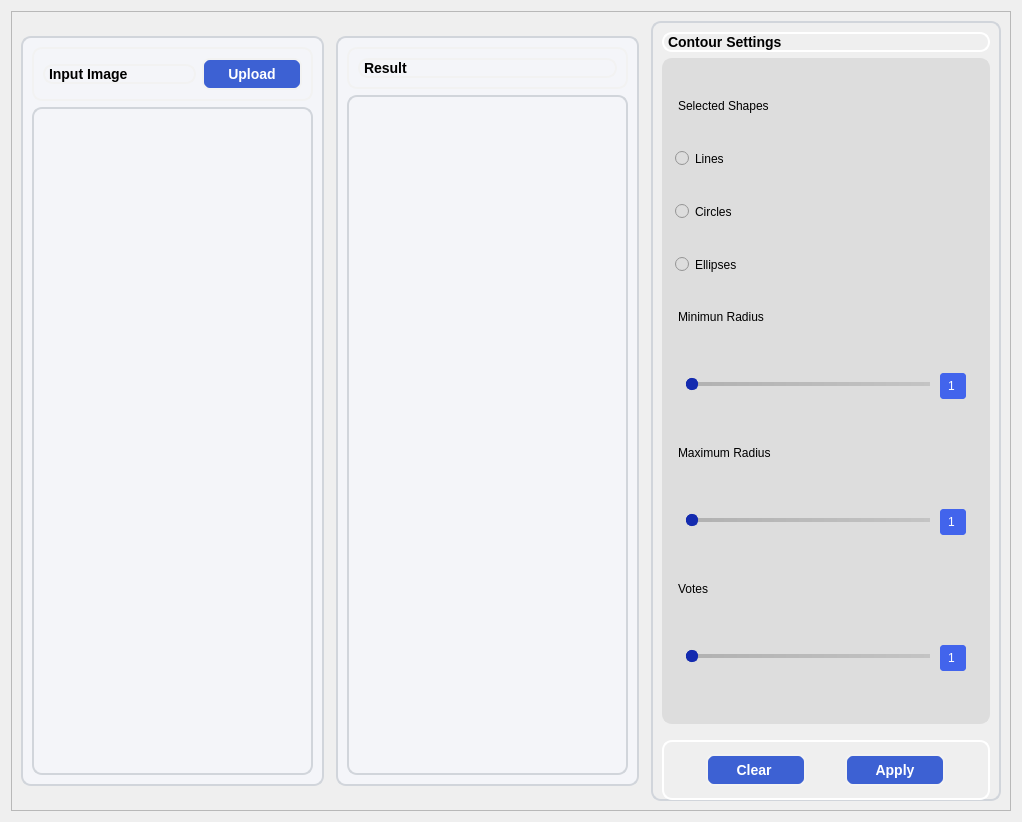
      <widget class="QWidget" name="tab_2">
       <attribute name="title">
        <string>Hough</string>
       </attribute>
       <layout class="QGridLayout" name="gridLayout">
        <item row="0" column="0">
         <widget class="QFrame" name="frame_30">
          <property name="minimumSize">
           <size>
            <width>1000</width>
            <height>800</height>
           </size>
          </property>
          <property name="maximumSize">
           <size>
            <width>2000</width>
            <height>16777215</height>
           </size>
          </property>
          <property name="frameShape">
           <enum>QFrame::StyledPanel</enum>
          </property>
          <property name="frameShadow">
           <enum>QFrame::Raised</enum>
          </property>
          <layout class="QHBoxLayout" name="horizontalLayout_16">
           <property name="spacing">
            <number>12</number>
           </property>
           <item>
            <widget class="QFrame" name="frame_34">
             <property name="minimumSize">
              <size>
               <width>300</width>
               <height>0</height>
              </size>
             </property>
             <property name="maximumSize">
              <size>
               <width>650</width>
               <height>750</height>
              </size>
             </property>
             <property name="styleSheet">
              <string notr="true">background-color:#F4F5F9;
border-radius:10px;
border : 2px solid #D1D5DB; </string>
             </property>
             <property name="frameShape">
              <enum>QFrame::StyledPanel</enum>
             </property>
             <property name="frameShadow">
              <enum>QFrame::Raised</enum>
             </property>
             <layout class="QGridLayout" name="gridLayout_8">
              <item row="1" column="0">
               <widget class="QLabel" name="inputImage_hough">
                <property name="styleSheet">
                 <string notr="true"/>
                </property>
                <property name="text">
                 <string/>
                </property>
               </widget>
              </item>
              <item row="0" column="0">
               <widget class="QFrame" name="frame_35">
                <property name="sizePolicy">
                 <sizepolicy hsizetype="Preferred" vsizetype="Fixed">
                  <horstretch>0</horstretch>
                  <verstretch>0</verstretch>
                 </sizepolicy>
                </property>
                <property name="styleSheet">
                 <string notr="true">border : 2px solid #F2F2F2; </string>
                </property>
                <property name="frameShape">
                 <enum>QFrame::StyledPanel</enum>
                </property>
                <property name="frameShadow">
                 <enum>QFrame::Raised</enum>
                </property>
                <layout class="QHBoxLayout" name="horizontalLayout_29">
                 <item>
                  <widget class="QLabel" name="label_2">
                   <property name="sizePolicy">
                    <sizepolicy hsizetype="Preferred" vsizetype="Fixed">
                     <horstretch>0</horstretch>
                     <verstretch>0</verstretch>
                    </sizepolicy>
                   </property>
                   <property name="styleSheet">
                    <string notr="true">color: rgb(0, 0, 0);
font-weight: bold;
font-size: 14px;</string>
                   </property>
                   <property name="text">
                    <string>Input Image</string>
                   </property>
                  </widget>
                 </item>
                 <item>
                  <widget class="QPushButton" name="houghUpload_button">
                   <property name="minimumSize">
                    <size>
                     <width>60</width>
                     <height>28</height>
                    </size>
                   </property>
                   <property name="maximumSize">
                    <size>
                     <width>100</width>
                     <height>16777215</height>
                    </size>
                   </property>
                   <property name="font">
                    <font>
                     <pointsize>-1</pointsize>
                     <weight>75</weight>
                     <bold>true</bold>
                    </font>
                   </property>
                   <property name="styleSheet">
                    <string notr="true">QPushButton {
    background-color: #3D61D3;  /* Same as ComboBox */
    border-radius: 8px;
    color: white;
    border: 2px solid #F2F2F2;
    padding: 6px 12px;
    font-size: 14px;
    font-weight: bold;
    transition: background-color 0.3s ease-in-out;
}

/* Hover effect */
QPushButton:hover {
    background-color: #2C4ABF; /* Slightly darker blue */
}

/* Pressed effect */
QPushButton:pressed {
    background-color: #1F3A93; /* Even darker for press */
}
</string>
                   </property>
                   <property name="text">
                    <string>Upload</string>
                   </property>
                  </widget>
                 </item>
                </layout>
               </widget>
              </item>
             </layout>
            </widget>
           </item>
           <item>
            <widget class="QFrame" name="frame_36">
             <property name="minimumSize">
              <size>
               <width>300</width>
               <height>0</height>
              </size>
             </property>
             <property name="maximumSize">
              <size>
               <width>650</width>
               <height>750</height>
              </size>
             </property>
             <property name="styleSheet">
              <string notr="true">background-color:#F4F5F9;
border-radius:10px;
border : 2px solid #D1D5DB; </string>
             </property>
             <property name="frameShape">
              <enum>QFrame::StyledPanel</enum>
             </property>
             <property name="frameShadow">
              <enum>QFrame::Raised</enum>
             </property>
             <layout class="QGridLayout" name="gridLayout_9">
              <item row="0" column="0">
               <widget class="QFrame" name="frame_37">
                <property name="sizePolicy">
                 <sizepolicy hsizetype="Preferred" vsizetype="Fixed">
                  <horstretch>0</horstretch>
                  <verstretch>0</verstretch>
                 </sizepolicy>
                </property>
                <property name="styleSheet">
                 <string notr="true">border : 2px solid #F2F2F2; </string>
                </property>
                <property name="frameShape">
                 <enum>QFrame::StyledPanel</enum>
                </property>
                <property name="frameShadow">
                 <enum>QFrame::Raised</enum>
                </property>
                <layout class="QHBoxLayout" name="horizontalLayout_34">
                 <item>
                  <widget class="QLabel" name="label_33">
                   <property name="sizePolicy">
                    <sizepolicy hsizetype="Preferred" vsizetype="Fixed">
                     <horstretch>0</horstretch>
                     <verstretch>0</verstretch>
                    </sizepolicy>
                   </property>
                   <property name="styleSheet">
                    <string notr="true">color: rgb(0, 0, 0);
font-weight: bold;
font-size: 14px;</string>
                   </property>
                   <property name="text">
                    <string>Result</string>
                   </property>
                  </widget>
                 </item>
                </layout>
               </widget>
              </item>
              <item row="1" column="0">
               <widget class="QLabel" name="resultImage_hough">
                <property name="styleSheet">
                 <string notr="true"/>
                </property>
                <property name="text">
                 <string/>
                </property>
               </widget>
              </item>
             </layout>
            </widget>
           </item>
           <item>
            <widget class="QFrame" name="frame_38">
             <property name="minimumSize">
              <size>
               <width>350</width>
               <height>0</height>
              </size>
             </property>
             <property name="maximumSize">
              <size>
               <width>300</width>
               <height>16777215</height>
              </size>
             </property>
             <property name="styleSheet">
              <string notr="true">
font: 10pt &quot;MS Shell Dlg 2&quot;;
border-radius:10px;
border : 2px solid #D1D5DB; </string>
             </property>
             <property name="frameShape">
              <enum>QFrame::StyledPanel</enum>
             </property>
             <property name="frameShadow">
              <enum>QFrame::Raised</enum>
             </property>
             <layout class="QVBoxLayout" name="verticalLayout_8">
              <item>
               <widget class="QLabel" name="label_10">
                <property name="sizePolicy">
                 <sizepolicy hsizetype="Preferred" vsizetype="Fixed">
                  <horstretch>0</horstretch>
                  <verstretch>0</verstretch>
                 </sizepolicy>
                </property>
                <property name="font">
                 <font>
                  <family>MS Shell Dlg 2</family>
                  <pointsize>-1</pointsize>
                  <weight>75</weight>
                  <italic>false</italic>
                  <bold>true</bold>
                 </font>
                </property>
                <property name="styleSheet">
                 <string notr="true">color: rgb(0, 0, 0);
font-weight: bold;
font-size: 14px;
border : 2px solid #FFFFFF; </string>
                </property>
                <property name="text">
                 <string>Contour Settings</string>
                </property>
               </widget>
              </item>
              <item>
               <widget class="QFrame" name="frame_39">
                <property name="styleSheet">
                 <string notr="true">background-color: rgb(221, 221, 221);
border : 2px solid #DDDDDD; 
border-radius:10px;</string>
                </property>
                <property name="frameShape">
                 <enum>QFrame::StyledPanel</enum>
                </property>
                <property name="frameShadow">
                 <enum>QFrame::Raised</enum>
                </property>
                <layout class="QVBoxLayout" name="verticalLayout">
                 <item>
                  <widget class="QLabel" name="label_18">
                   <property name="sizePolicy">
                    <sizepolicy hsizetype="Preferred" vsizetype="Fixed">
                     <horstretch>0</horstretch>
                     <verstretch>0</verstretch>
                    </sizepolicy>
                   </property>
                   <property name="font">
                    <font>
                     <family>MS Shell Dlg 2</family>
                     <pointsize>9</pointsize>
                     <weight>9</weight>
                     <italic>false</italic>
                     <bold>false</bold>
                    </font>
                   </property>
                   <property name="styleSheet">
                    <string notr="true">color: rgb(0, 0, 0);
font: 75 9pt &quot;MS Shell Dlg 2&quot;;</string>
                   </property>
                   <property name="text">
                    <string>Selected Shapes</string>
                   </property>
                  </widget>
                 </item>
                 <item>
                  <widget class="QRadioButton" name="lines_radioButton">
                   <property name="text">
                    <string>Lines</string>
                   </property>
                  </widget>
                 </item>
                 <item>
                  <widget class="QRadioButton" name="circles_radioButton">
                   <property name="text">
                    <string>Circles</string>
                   </property>
                  </widget>
                 </item>
                 <item>
                  <widget class="QRadioButton" name="ellipses_radioButton">
                   <property name="text">
                    <string>Ellipses</string>
                   </property>
                  </widget>
                 </item>
                 <item>
                  <widget class="QLabel" name="label_30">
                   <property name="sizePolicy">
                    <sizepolicy hsizetype="Preferred" vsizetype="Fixed">
                     <horstretch>0</horstretch>
                     <verstretch>0</verstretch>
                    </sizepolicy>
                   </property>
                   <property name="font">
                    <font>
                     <family>MS Shell Dlg 2</family>
                     <pointsize>9</pointsize>
                     <weight>9</weight>
                     <italic>false</italic>
                     <bold>false</bold>
                    </font>
                   </property>
                   <property name="styleSheet">
                    <string notr="true">color: rgb(0, 0, 0);
font: 75 9pt &quot;MS Shell Dlg 2&quot;;
</string>
                   </property>
                   <property name="text">
                    <string>Minimun Radius</string>
                   </property>
                  </widget>
                 </item>
                 <item>
                  <widget class="QFrame" name="frame_45">
                   <property name="maximumSize">
                    <size>
                     <width>16777215</width>
                     <height>50</height>
                    </size>
                   </property>
                   <property name="styleSheet">
                    <string notr="true"/>
                   </property>
                   <property name="frameShape">
                    <enum>QFrame::StyledPanel</enum>
                   </property>
                   <property name="frameShadow">
                    <enum>QFrame::Raised</enum>
                   </property>
                   <layout class="QHBoxLayout" name="horizontalLayout_28">
                    <item>
                     <widget class="QSlider" name="minRadius_slider">
                      <property name="styleSheet">
                       <string notr="true">QSlider::groove:horizontal {
    border: 1px solid #999999; /* Light border */
    height: 2px;  /* Slim and modern */
    background: #D1D5DB; /* Light gray track */
}

QSlider::handle:horizontal {
    background: #142BAF;  /* Your main color */
    width: 10px;  /* Small handle */
    margin: -5px -1px;
    border-radius: 5px;
    border: 1px solid #142BAF;
}

/* The part of the slider that is ahead of the handle */
QSlider::sub-page:horizontal {
    background: #142BAF; /* Active track in main color */
}

/* The part of the slider that is behind the handle */
QSlider::add-page:horizontal {
    background: qlineargradient(x1: 0, y1: 0, x2: 1, y2: 0, stop: 0 #B1B1B1, stop: 1 #C4C4C4);
}

/* Hover effect for the handle */
QSlider::handle:horizontal:hover {
    background: #0F2499;
    border-color: #0F2499;
}
</string>
                      </property>
                      <property name="minimum">
                       <number>1</number>
                      </property>
                      <property name="maximum">
                       <number>15</number>
                      </property>
                      <property name="sliderPosition">
                       <number>1</number>
                      </property>
                      <property name="orientation">
                       <enum>Qt::Horizontal</enum>
                      </property>
                     </widget>
                    </item>
                    <item>
                     <widget class="QLabel" name="minRadius_label">
                      <property name="sizePolicy">
                       <sizepolicy hsizetype="Fixed" vsizetype="Fixed">
                        <horstretch>0</horstretch>
                        <verstretch>0</verstretch>
                       </sizepolicy>
                      </property>
                      <property name="minimumSize">
                       <size>
                        <width>30</width>
                        <height>30</height>
                       </size>
                      </property>
                      <property name="styleSheet">
                       <string notr="true">background-color: #4264EC;
border-radius: 5px;
color:white;
padding-left:5px;</string>
                      </property>
                      <property name="text">
                       <string>1</string>
                      </property>
                     </widget>
                    </item>
                   </layout>
                  </widget>
                 </item>
                 <item>
                  <widget class="QLabel" name="label_31">
                   <property name="sizePolicy">
                    <sizepolicy hsizetype="Preferred" vsizetype="Fixed">
                     <horstretch>0</horstretch>
                     <verstretch>0</verstretch>
                    </sizepolicy>
                   </property>
                   <property name="font">
                    <font>
                     <family>MS Shell Dlg 2</family>
                     <pointsize>9</pointsize>
                     <weight>9</weight>
                     <italic>false</italic>
                     <bold>false</bold>
                    </font>
                   </property>
                   <property name="styleSheet">
                    <string notr="true">color: rgb(0, 0, 0);
font: 75 9pt &quot;MS Shell Dlg 2&quot;;</string>
                   </property>
                   <property name="text">
                    <string>Maximum Radius</string>
                   </property>
                  </widget>
                 </item>
                 <item>
                  <widget class="QFrame" name="frame_46">
                   <property name="maximumSize">
                    <size>
                     <width>16777215</width>
                     <height>50</height>
                    </size>
                   </property>
                   <property name="styleSheet">
                    <string notr="true"/>
                   </property>
                   <property name="frameShape">
                    <enum>QFrame::StyledPanel</enum>
                   </property>
                   <property name="frameShadow">
                    <enum>QFrame::Raised</enum>
                   </property>
                   <layout class="QHBoxLayout" name="horizontalLayout_32">
                    <item>
                     <widget class="QSlider" name="maxRadius_slider">
                      <property name="styleSheet">
                       <string notr="true">QSlider::groove:horizontal {
    border: 1px solid #999999; /* Light border */
    height: 2px;  /* Slim and modern */
    background: #D1D5DB; /* Light gray track */
}

QSlider::handle:horizontal {
    background: #142BAF;  /* Your main color */
    width: 10px;  /* Small handle */
    margin: -5px -1px;
    border-radius: 5px;
    border: 1px solid #142BAF;
}

/* The part of the slider that is ahead of the handle */
QSlider::sub-page:horizontal {
    background: #142BAF; /* Active track in main color */
}

/* The part of the slider that is behind the handle */
QSlider::add-page:horizontal {
    background: qlineargradient(x1: 0, y1: 0, x2: 1, y2: 0, stop: 0 #B1B1B1, stop: 1 #C4C4C4);
}

/* Hover effect for the handle */
QSlider::handle:horizontal:hover {
    background: #0F2499;
    border-color: #0F2499;
}
</string>
                      </property>
                      <property name="minimum">
                       <number>1</number>
                      </property>
                      <property name="value">
                       <number>1</number>
                      </property>
                      <property name="orientation">
                       <enum>Qt::Horizontal</enum>
                      </property>
                      <property name="tickPosition">
                       <enum>QSlider::NoTicks</enum>
                      </property>
                     </widget>
                    </item>
                    <item>
                     <widget class="QLabel" name="minRadius_label_2">
                      <property name="sizePolicy">
                       <sizepolicy hsizetype="Preferred" vsizetype="Fixed">
                        <horstretch>0</horstretch>
                        <verstretch>0</verstretch>
                       </sizepolicy>
                      </property>
                      <property name="minimumSize">
                       <size>
                        <width>30</width>
                        <height>30</height>
                       </size>
                      </property>
                      <property name="styleSheet">
                       <string notr="true">background-color: #4264EC;
border-radius: 5px;
color:white;
padding-left:5px;</string>
                      </property>
                      <property name="text">
                       <string>1</string>
                      </property>
                     </widget>
                    </item>
                   </layout>
                  </widget>
                 </item>
                 <item>
                  <widget class="QLabel" name="label_32">
                   <property name="sizePolicy">
                    <sizepolicy hsizetype="Preferred" vsizetype="Fixed">
                     <horstretch>0</horstretch>
                     <verstretch>0</verstretch>
                    </sizepolicy>
                   </property>
                   <property name="font">
                    <font>
                     <family>MS Shell Dlg 2</family>
                     <pointsize>9</pointsize>
                     <weight>9</weight>
                     <italic>false</italic>
                     <bold>false</bold>
                    </font>
                   </property>
                   <property name="styleSheet">
                    <string notr="true">color: rgb(0, 0, 0);
font: 75 9pt &quot;MS Shell Dlg 2&quot;;
</string>
                   </property>
                   <property name="text">
                    <string>Votes</string>
                   </property>
                  </widget>
                 </item>
                 <item>
                  <widget class="QFrame" name="frame_47">
                   <property name="maximumSize">
                    <size>
                     <width>16777215</width>
                     <height>50</height>
                    </size>
                   </property>
                   <property name="styleSheet">
                    <string notr="true"/>
                   </property>
                   <property name="frameShape">
                    <enum>QFrame::StyledPanel</enum>
                   </property>
                   <property name="frameShadow">
                    <enum>QFrame::Raised</enum>
                   </property>
                   <layout class="QHBoxLayout" name="horizontalLayout_33">
                    <item>
                     <widget class="QSlider" name="votes_slider">
                      <property name="styleSheet">
                       <string notr="true">QSlider::groove:horizontal {
    border: 1px solid #999999; /* Light border */
    height: 2px;  /* Slim and modern */
    background: #D1D5DB; /* Light gray track */
}

QSlider::handle:horizontal {
    background: #142BAF;  /* Your main color */
    width: 10px;  /* Small handle */
    margin: -5px -1px;
    border-radius: 5px;
    border: 1px solid #142BAF;
}

/* The part of the slider that is ahead of the handle */
QSlider::sub-page:horizontal {
    background: #142BAF; /* Active track in main color */
}

/* The part of the slider that is behind the handle */
QSlider::add-page:horizontal {
    background: qlineargradient(x1: 0, y1: 0, x2: 1, y2: 0, stop: 0 #B1B1B1, stop: 1 #C4C4C4);
}

/* Hover effect for the handle */
QSlider::handle:horizontal:hover {
    background: #0F2499;
    border-color: #0F2499;
}
</string>
                      </property>
                      <property name="minimum">
                       <number>1</number>
                      </property>
                      <property name="value">
                       <number>1</number>
                      </property>
                      <property name="orientation">
                       <enum>Qt::Horizontal</enum>
                      </property>
                      <property name="tickPosition">
                       <enum>QSlider::NoTicks</enum>
                      </property>
                     </widget>
                    </item>
                    <item>
                     <widget class="QLabel" name="votes_label">
                      <property name="sizePolicy">
                       <sizepolicy hsizetype="Preferred" vsizetype="Fixed">
                        <horstretch>0</horstretch>
                        <verstretch>0</verstretch>
                       </sizepolicy>
                      </property>
                      <property name="minimumSize">
                       <size>
                        <width>30</width>
                        <height>30</height>
                       </size>
                      </property>
                      <property name="styleSheet">
                       <string notr="true">background-color: #4264EC;
border-radius: 5px;
color:white;
padding-left:5px;</string>
                      </property>
                      <property name="text">
                       <string>1</string>
                      </property>
                     </widget>
                    </item>
                   </layout>
                  </widget>
                 </item>
                </layout>
               </widget>
              </item>
              <item>
               <widget class="QFrame" name="frame_53">
                <property name="sizePolicy">
                 <sizepolicy hsizetype="Preferred" vsizetype="Fixed">
                  <horstretch>0</horstretch>
                  <verstretch>0</verstretch>
                 </sizepolicy>
                </property>
                <property name="minimumSize">
                 <size>
                  <width>0</width>
                  <height>60</height>
                 </size>
                </property>
                <property name="maximumSize">
                 <size>
                  <width>16777215</width>
                  <height>40</height>
                 </size>
                </property>
                <property name="styleSheet">
                 <string notr="true">margin-top:0px;
border : 2px solid #FFFFFF; 
</string>
                </property>
                <property name="frameShape">
                 <enum>QFrame::StyledPanel</enum>
                </property>
                <property name="frameShadow">
                 <enum>QFrame::Raised</enum>
                </property>
                <layout class="QHBoxLayout" name="horizontalLayout_39">
                 <item>
                  <widget class="QPushButton" name="houghClear_button">
                   <property name="minimumSize">
                    <size>
                     <width>50</width>
                     <height>28</height>
                    </size>
                   </property>
                   <property name="maximumSize">
                    <size>
                     <width>100</width>
                     <height>16777215</height>
                    </size>
                   </property>
                   <property name="font">
                    <font>
                     <family>MS Shell Dlg 2</family>
                     <pointsize>-1</pointsize>
                     <weight>75</weight>
                     <italic>false</italic>
                     <bold>true</bold>
                    </font>
                   </property>
                   <property name="styleSheet">
                    <string notr="true">QPushButton {
    background-color: #3D61D3;  /* Same as ComboBox */
    border-radius: 8px;
    color: white;
    border: 2px solid #F2F2F2;
    padding: 6px 12px;
    font-size: 14px;
    font-weight: bold;
    transition: background-color 0.3s ease-in-out;
}

/* Hover effect */
QPushButton:hover {
    background-color: #2C4ABF; /* Slightly darker blue */
}

/* Pressed effect */
QPushButton:pressed {
    background-color: #1F3A93; /* Even darker for press */
}
</string>
                   </property>
                   <property name="text">
                    <string>Clear </string>
                   </property>
                  </widget>
                 </item>
                 <item>
                  <widget class="QPushButton" name="houghApply_button">
                   <property name="minimumSize">
                    <size>
                     <width>50</width>
                     <height>28</height>
                    </size>
                   </property>
                   <property name="maximumSize">
                    <size>
                     <width>100</width>
                     <height>16777215</height>
                    </size>
                   </property>
                   <property name="font">
                    <font>
                     <family>MS Shell Dlg 2</family>
                     <pointsize>-1</pointsize>
                     <weight>75</weight>
                     <italic>false</italic>
                     <bold>true</bold>
                    </font>
                   </property>
                   <property name="styleSheet">
                    <string notr="true">QPushButton {
    background-color: #3D61D3;  /* Same as ComboBox */
    border-radius: 8px;
    color: white;
    border: 2px solid #F2F2F2;
    padding: 6px 12px;
    font-size: 14px;
    font-weight: bold;
    transition: background-color 0.3s ease-in-out;
}

/* Hover effect */
QPushButton:hover {
    background-color: #2C4ABF; /* Slightly darker blue */
}

/* Pressed effect */
QPushButton:pressed {
    background-color: #1F3A93; /* Even darker for press */
}
</string>
                   </property>
                   <property name="text">
                    <string>Apply</string>
                   </property>
                  </widget>
                 </item>
                </layout>
               </widget>
              </item>
             </layout>
            </widget>
           </item>
          </layout>
         </widget>
        </item>
       </layout>
      </widget>
